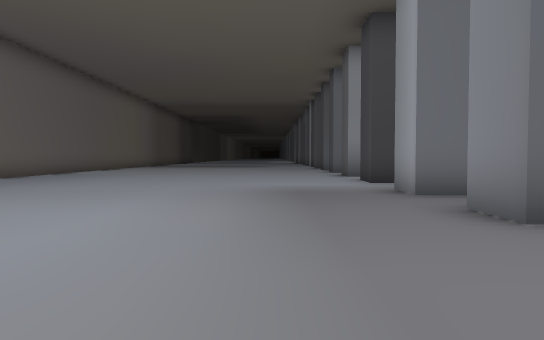
view 1 (above)

20 first-person views from a walk through a Godot game level. The camera is 1.2 m above the floor, tilts 2° down and sees 70° across. The floor is counted in squares, 2 m on a side. Each view is taken from the middle of a square. On the plan, view 1 faces up. The plan holds only what a view shows up to about 11 squares ahead; the rest is blank. The place goes on beyond the plan.

view 2
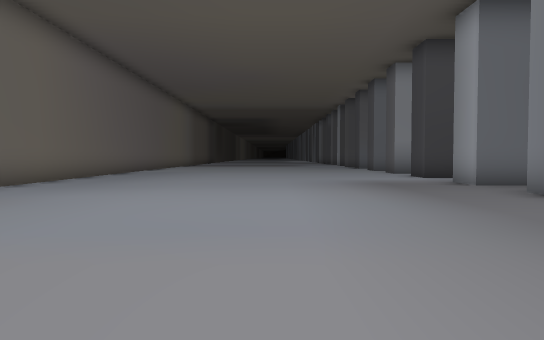

view 3
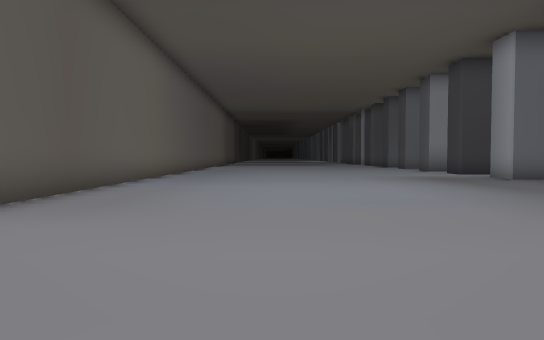

view 4
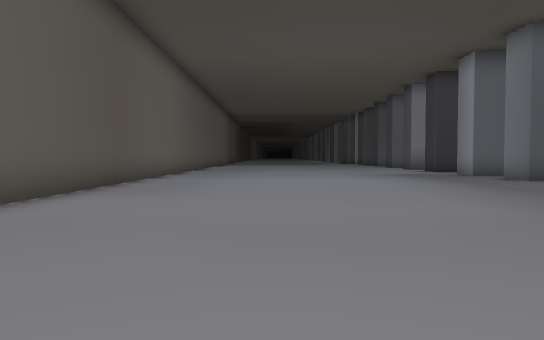

view 5
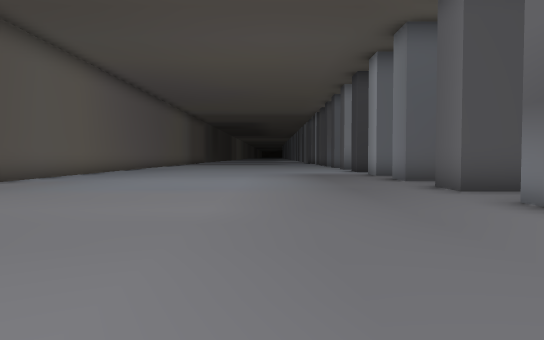

view 6
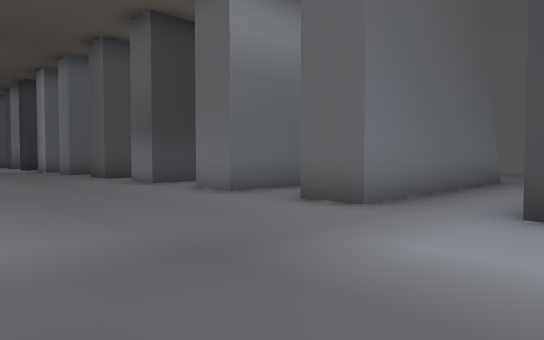

view 7
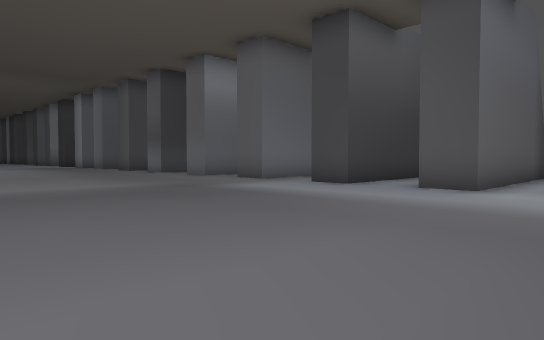

view 8
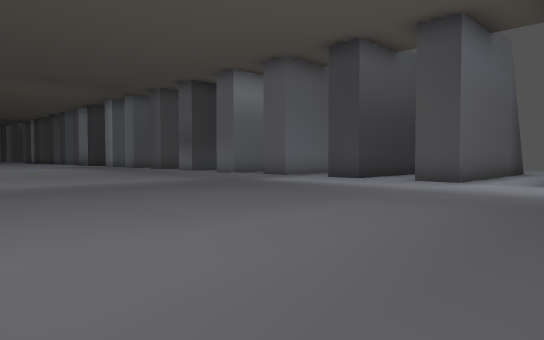

view 9
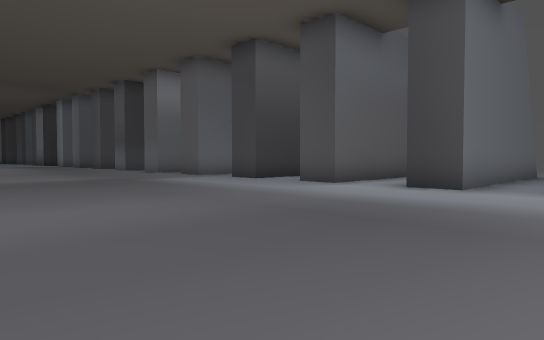

view 10
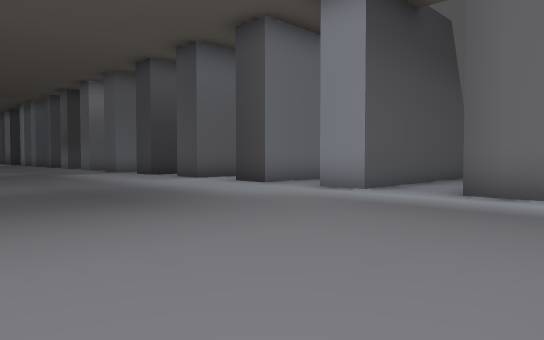

view 11
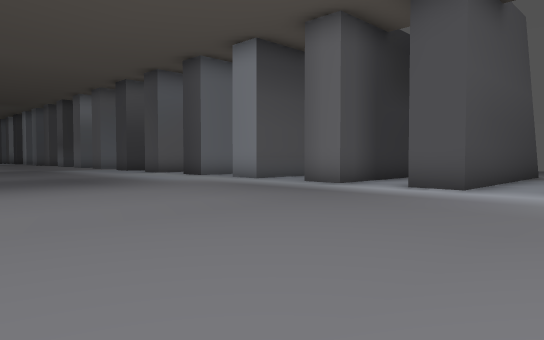

view 12
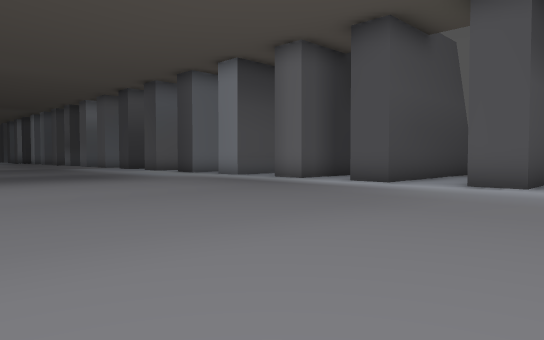

view 13
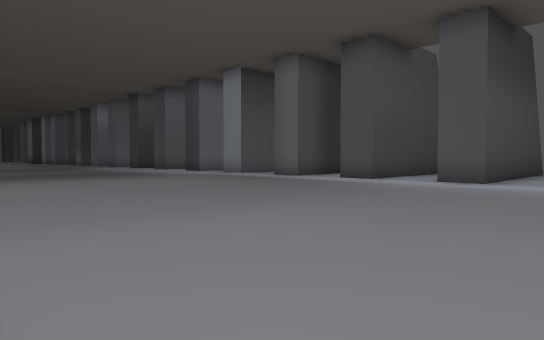

view 14
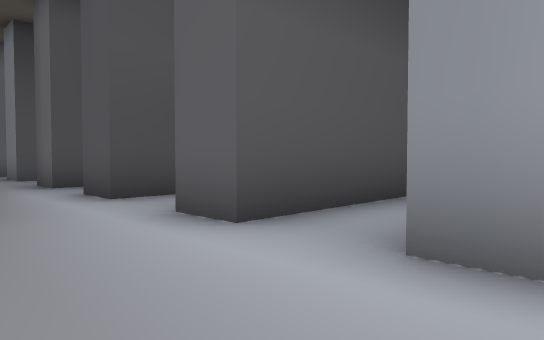

view 15
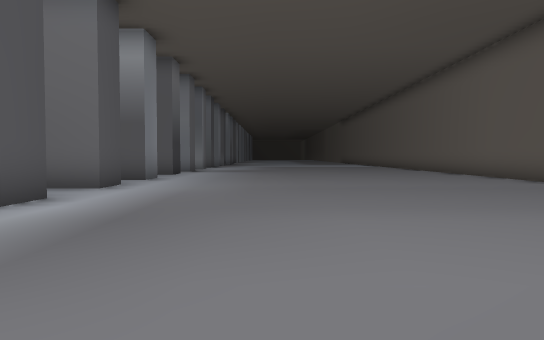

view 16
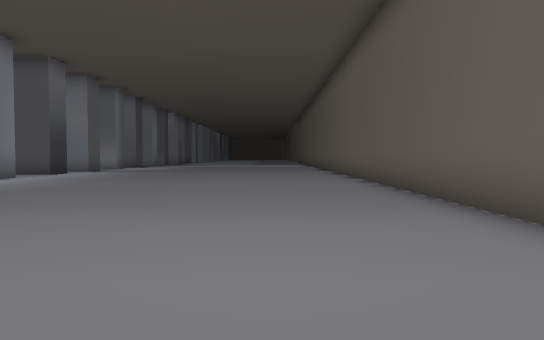

view 17
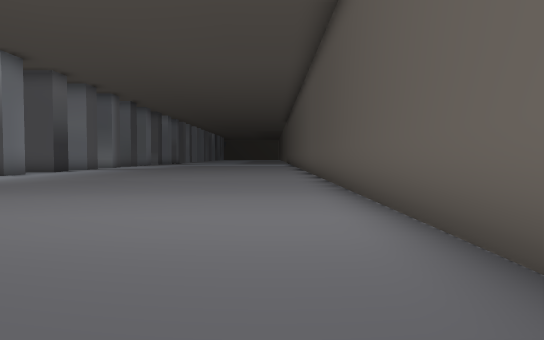

view 18
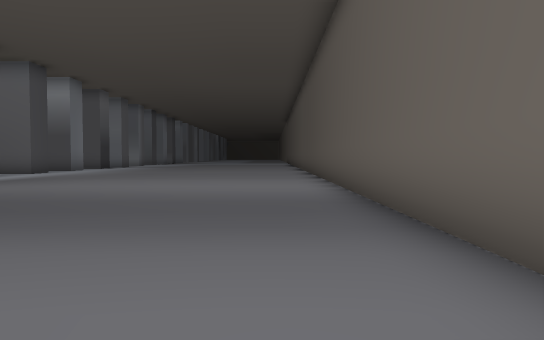

view 19
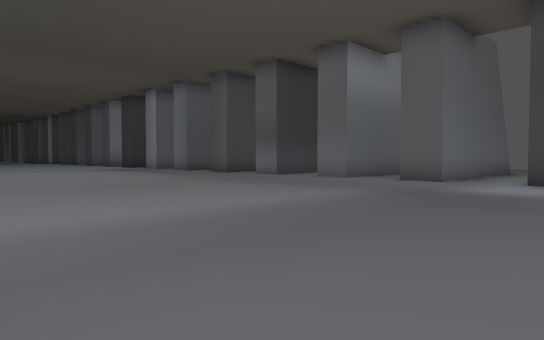

view 20
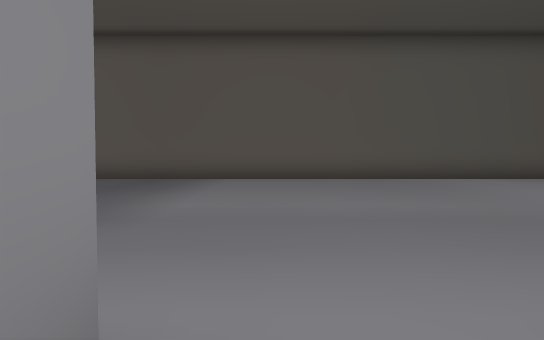

### Floor plan
Points are (right, up) in squares from view 1. A wall is a line through its corners. A room is listed if a view was taken in it or the views show most of it. See-through windows are left out.
Room 1 (views 1, 2, 3, 4, 5, 6, 7, 8, 9, 10, 11, 12, 13, 14, 15, 16, 17, 18, 19, 20)
walls: (3.5, -10.1) (2.2, -10.1) (2.2, -9); (3.5, -7.4) (2.2, -7.4) (2.2, -6.3) (2.6, -6.3); (3.5, -12.8) (2.2, -12.8) (2.2, -11.6); (3.5, -4.7) (2.2, -4.7) (2.2, -3.6); (-7.4, -13.9) (-7.4, -29.1); (3.5, -15.5) (2.2, -15.5) (2.2, -14.5); (3.5, -2) (2.2, -2) (2.2, -0.9); (3.5, -18.2) (2.2, -18.2) (2.2, -17.1); (3.4, 0.6) (2.2, 0.6) (2.2, 1.8); (3.5, -20.9) (2.2, -20.9) (2.2, -19.9); (3, 3.4) (2.2, 3.4) (2.2, 4.5); (3.5, -23.6) (2.2, -23.6) (2.2, -22.5); (3.4, 6) (2.2, 6) (2.2, 7.1); (3.5, -26.3) (2.2, -26.3) (2.2, -25.3) (3.2, -25.3); (3.1, 8.8) (2.2, 8.8) (2.2, 9.9); (2.2, -29) (2.2, -27.9) (2.9, -27.9); (-7.4, 11) (-7.4, -10.8)

Positions as (right, up) in squares from view 1, and headings:
1: (0, 0), facing up
2: (-2, -2), facing up
3: (-4, -4), facing up
4: (-4, -6), facing up
5: (-1, -6), facing up
6: (-2, -10), facing up-right
7: (-5, -15), facing up-right
8: (-7, -16), facing up-right
9: (-5, -18), facing up-right
10: (-4, -22), facing up-right
11: (-5, -26), facing up-right
12: (-6, -28), facing up-right
13: (-7, -29), facing up-right
14: (0, -29), facing up-right
15: (-1, -18), facing down
16: (-5, -18), facing down
17: (-6, -16), facing down
18: (-6, -12), facing down
19: (-7, -11), facing up-right
20: (3, -6), facing left
